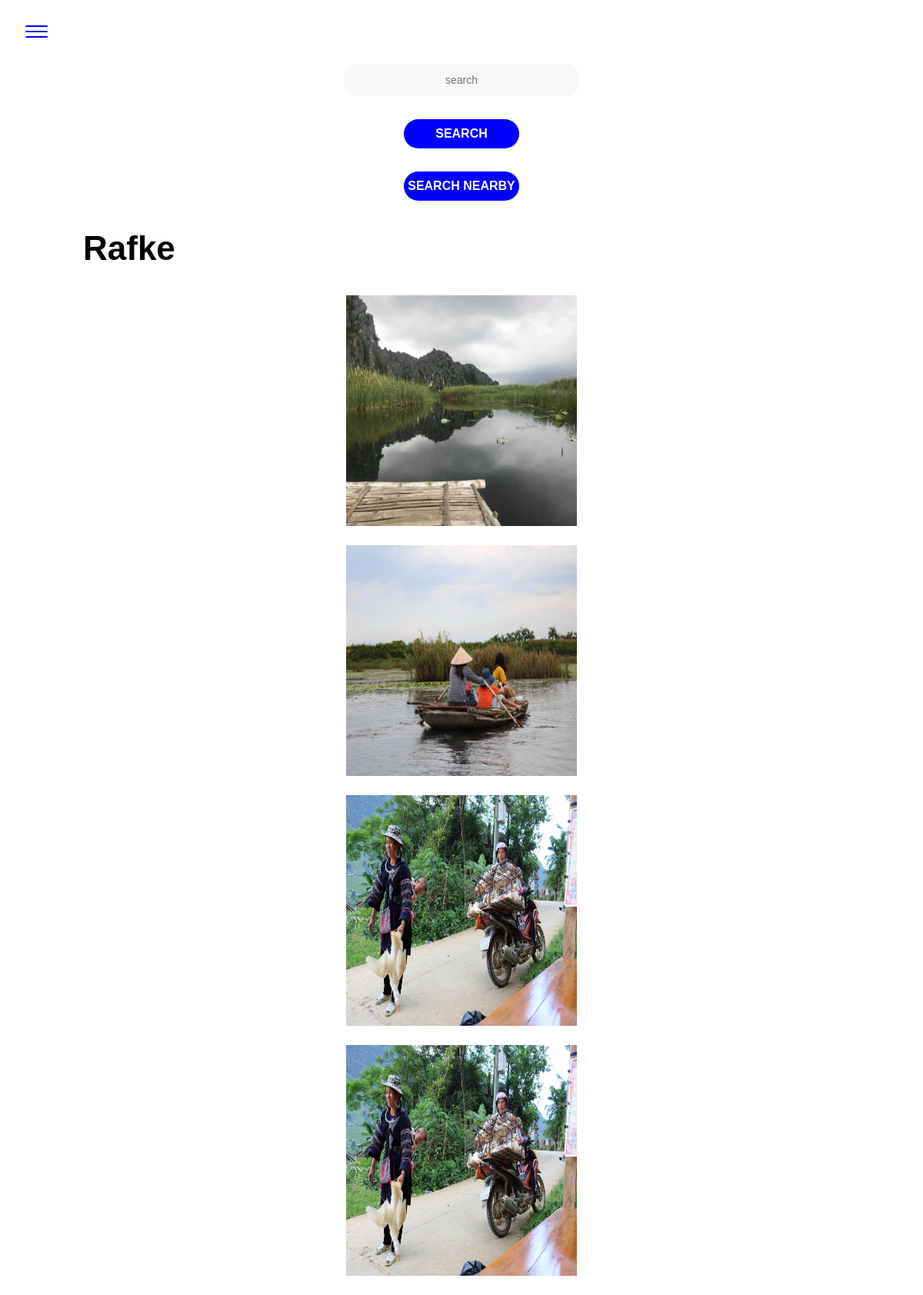
/profileFriends.php?id=20, run on the app's committed database.
### tables this page shows
CREATE TABLE `images` (
  `id` int(11) NOT NULL,
  `user_id` int(11) NOT NULL,
  `user_name` varchar(255) NOT NULL,
  `img_description` varchar(255) NOT NULL,
  `date_created` timestamp NOT NULL DEFAULT CURRENT_TIMESTAMP,
  `file_path` varchar(255) NOT NULL,
  `longitude` decimal(10,8) NOT NULL,
  `latitude` decimal(10,8) NOT NULL
);

### classes/Post.php (called while the page is built, shortened)
<?php
class Post
{
    public $id;
    public function getId()
    {
        return $this->id;
    }
    public function setId($id)
    {
        $this->id = $id;
        return $this;
    }
    public static function getPostsFromUser($userId)
    {
        $conn = Db::getInstance();
        $statement = $conn->prepare('SELECT * FROM images WHERE user_id = :userid');
        $statement->bindValue(':userid', $userId);
        $statement->execute();
        $result = $statement->fetchAll(PDO::FETCH_ASSOC);
        return $result;
    }
    public static function getUserInfo($userId)
    {
        $conn = Db::getInstance();
        $statement = $conn->prepare('SELECT * FROM images WHERE user_id = :userid');
        $statement->bindValue(':userid', $userId);
        $statement->execute();
        $result = $statement->fetch(PDO::FETCH_ASSOC);
        return $result;
    }
}

### profileFriends.php (the view, shortened to what this page needs)
<?php
$userId = htmlspecialchars($_GET['id']);
$posts = Post::getPostsFromUser($userId);
$info = Post::getUserInfo($userId);
?><!DOCTYPE html>
<html lang="en">
<head>
  <link rel="stylesheet" type="text/css" href="css/style.css">
</head>
<body>
<?php include_once 'nav.inc.php'; ?>
<h2 class="username"><?php echo $info['user_name']; ?></h2>
<?php foreach ($posts as $post):
  $id = new Post();
  $id->setId($post['id']);
?>
<div id="resultlist">
    <article class="center-div-image">
    <a href="detailPost.php?id=<?php echo $id->getId(); ?>"> <img src="<?php echo 'uploads/'.$post['file_path']; ?>" height=300 width=300 alt=""></a>
    </article>
  </div>
<?php endforeach; ?>
</body>
</html>

### css/style.css (style rules this page uses)
body { font-family: 'Helvetica', sans-serif; font-size: 16px; }
h2 { font-size: 44px; margin-left: 100px; }
a { text-decoration: none; color: blue; opacity:1; font-size: 1.3em; font-weight: 400; transition: 200ms; }
.center-div-image { margin: 20px auto; width: 300px; }

### data on the page
images: user_name "Rafke", file_path (picture)
images: file_path (picture)
images: file_path (picture)
images: file_path (picture)
